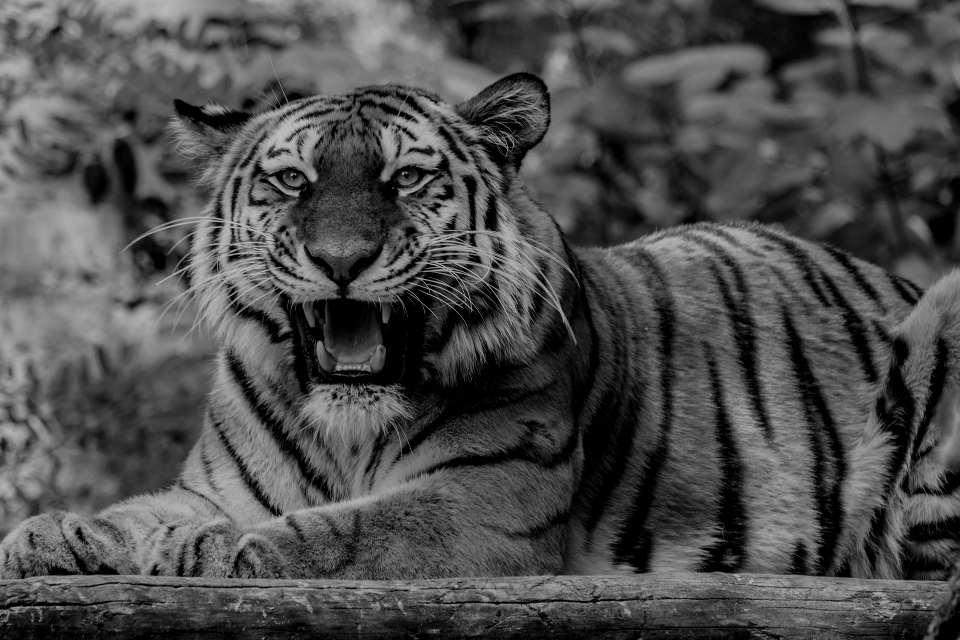
#> input picture LV2/tiger.png, 960 x 640 px, found by its file name
$ python treci.py
#> lines starting #> are read from the running program, lines starting #| are printed output that depends on the picture
import numpy as np
import matplotlib.pyplot as plt

img = plt.imread("/home/r00t/Radna površina/Python/LV2/tiger.png")
#> img is the input picture: shape (640, 960, 4) float32; mean R, G, B, A 0.303, 0.303, 0.303, 1
avg = np.mean(img)
#> avg = 0.477
brightness_factor = 2
adjusted_img = img * (brightness_factor / avg)
rotated_img = np.rot90(adjusted_img, k = 3)
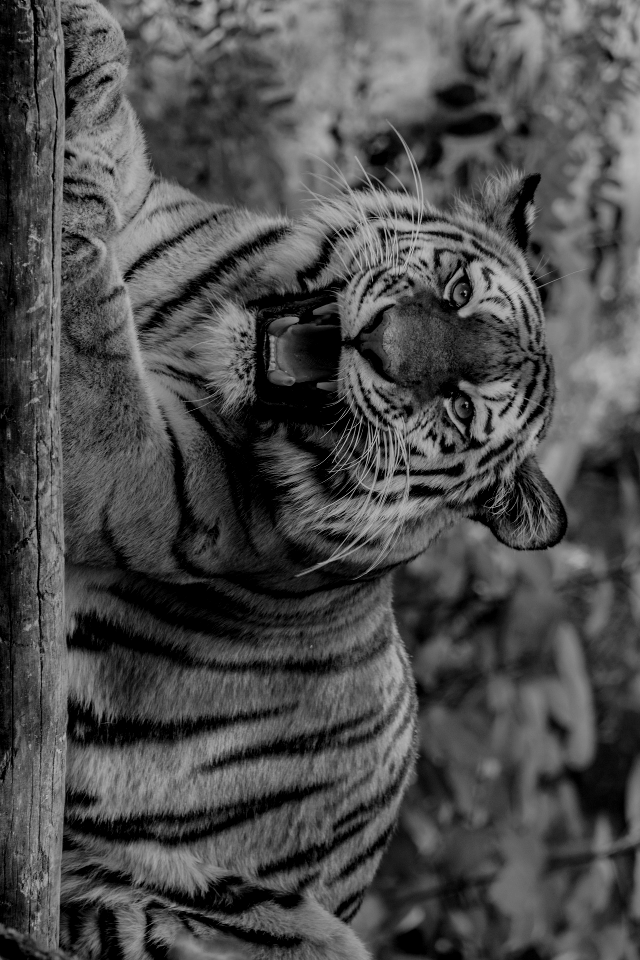
#> rotated_img: shape (960, 640, 4) float32; mean R, G, B, A 1.27, 1.27, 1.27, 4.23; drawn with min black and max white
flipped_img = np.fliplr(rotated_img)
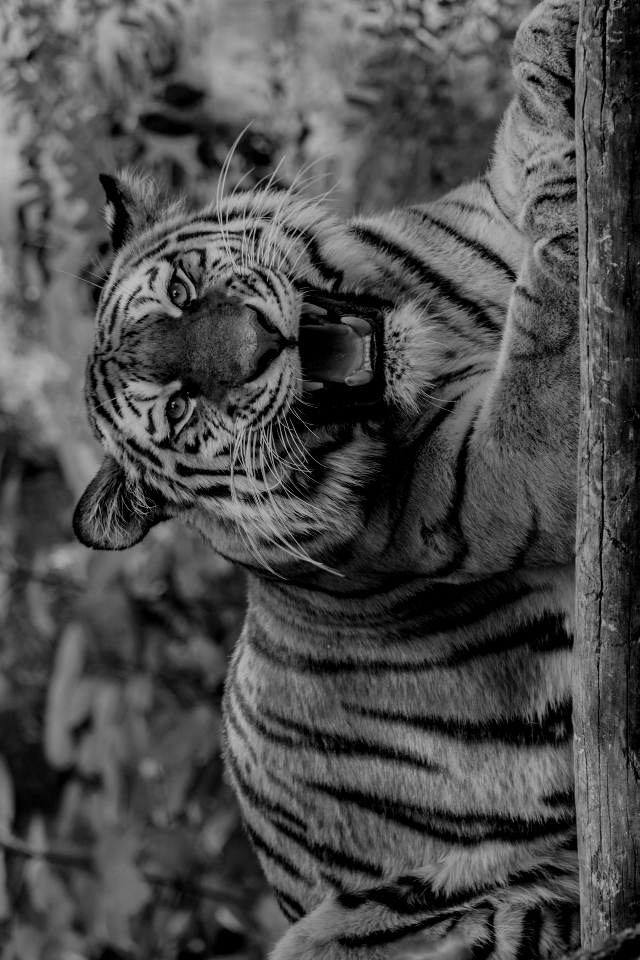
#> flipped_img: shape (960, 640, 4) float32; mean R, G, B, A 1.27, 1.27, 1.27, 4.23; drawn with min black and max white
#> (the run stopped early here; a loop or call above may not have finished)
